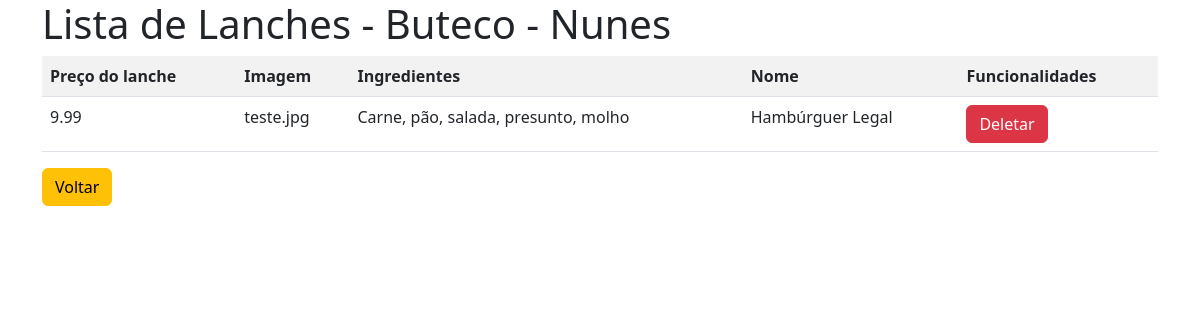
Screenshot of /lista_lanches.php with the database file from the repository.
### tables this page shows
CREATE TABLE IF NOT EXISTS `tabela_lanche` (
  `preco` varchar(20) NOT NULL,
  `img` varchar(300) NOT NULL,
  `ingredientes` varchar(300) NOT NULL,
  `id_lanche` int(11) NOT NULL AUTO_INCREMENT,
  `nome` varchar(300) NOT NULL,
  PRIMARY KEY (`id_lanche`)
);

### lista_lanches.php (the view, shortened to what this page needs)
<?php
    include ("conexao.php");
    $consultar_banco = "SELECT * FROM tabela_lanche";
    $retorno_consulta = $mysqli->query( $consultar_banco) or die($mysqli->error);
?>
<!DOCTYPE html>
<html lang="pt-br">
<head>
    <link href="https://cdn.jsdelivr.net/npm/bootstrap@5.3.0-alpha3/dist/css/bootstrap.min.css" rel="stylesheet">
</head>
<body>
    <div class="container">
        <h1>Lista de Lanches - Buteco - Nunes</h1>
        <table class="table table-striped">
            <tr>
                <th>Preço do lanche</th>
                <th>Imagem</th>
                <th>Ingredientes</th>
                <th>Nome</th>
                <th>Funcionalidades</th>
            </tr>
                <?php
                    while ($tabela_lanche = $retorno_consulta -> fetch_assoc()){
                ?>
                <tr>
                    <td><?php echo $tabela_lanche['preco']; ?></td>
                    <td><?php echo $tabela_lanche['img']; ?></td>
                    <td><?php echo $tabela_lanche['ingredientes']; ?></td>
                    <td><?php echo $tabela_lanche['nome']; ?> </td>
                    <td><a class="btn btn-danger" href="deletar_lanche.php?codigo_lanche=<?php echo $tabela_lanche['id_lanche'];?>">Deletar</a></td>
                </tr>
                <?php
                    }
                ?>
        </table>
        <a class="btn btn-warning" href="cadastrar_lanche.php">Voltar</a>
    </div>
</body>
</html>

### rows the page displays
tabela_lanche: preco "9.99", img "teste.jpg", ingredientes "Carne, pão, salada, presunto, molho", nome "Hambúrguer Legal"
